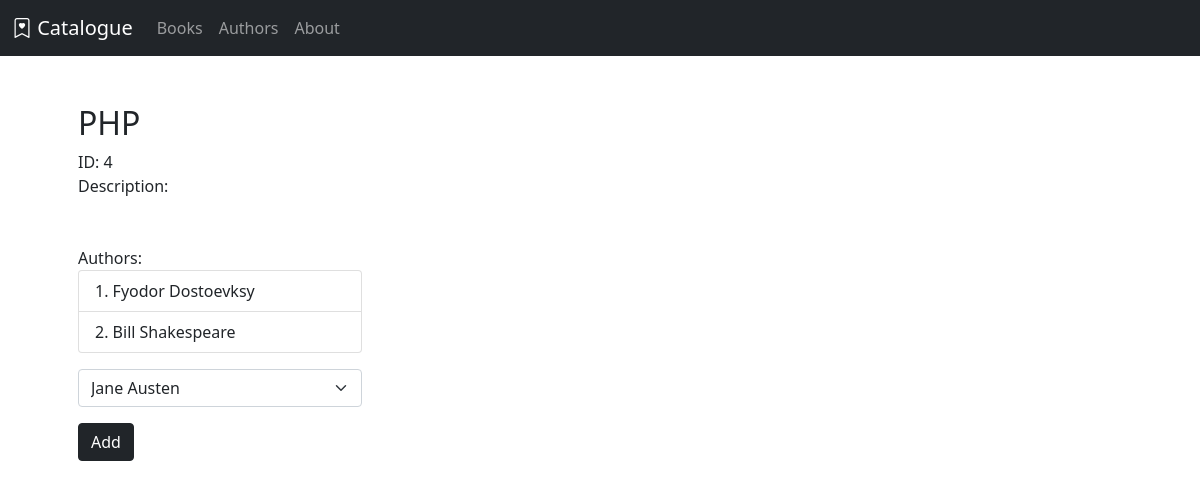
The app's page /books/4 with its own data.
### books_authors_app/models.py (models this page shows)
class Book(models.Model):
    title = models.CharField(max_length=255)
    desc = models.TextField()
    authors = models.ManyToManyField(Author, related_name="books")
    created_at = models.DateTimeField(auto_now_add=True)
    updated_at = models.DateTimeField(auto_now=True)

class Author(models.Model):
    first_name = models.CharField(max_length=255)
    last_name = models.CharField(max_length=255)
    notes = models.TextField(blank=True)
    created_at = models.DateTimeField(auto_now_add=True)
    updated_at = models.DateTimeField(auto_now=True)

### books_authors_app/views.py (the view)
def viewBook(request, number):
    request.session['book_id'] = number
    context = {
        'book': Book.objects.get(id = number),
        'authors': Author.objects.exclude(books = number),
    }
    return render(request, 'viewBook.html', context)

### books_authors_app/templates/viewBook.html (shortened to what this page needs)
{% extends 'base.html' %}
{% block content %}
    <div class="row">
        <div class="col-4 px-5">
            <h2>{{ book.title }}</h2>
            <div>ID: {{ book.id }}</div>
            <div>Description: {{ book.desc }}</div>
            <div class="mt-5">Authors:</div>
            <ol class="list-group list-group-numbered">
                {% for author in book.authors.all %}
                <li class="list-group-item"> {{author.first_name}} {{author.last_name}}</li>
                {% endfor %}
            </ol>
            <form action="{% url 'baa' %}" method="POST">
                <select class="form-select my-3" name="author">
                    {% for author in authors %}
                    <option value="{{author.id}}">{{author.first_name}} {{author.last_name}}</option>
                    {% endfor %}
                </select>
                <button type="submit" class="btn btn-dark">Add</button>
            </form>
        </div>
    </div>
{% endblock %}

### records on screen
Book: title "PHP", id "4"
Author: first_name "Fyodor", last_name "Dostoevksy"
Author: first_name "Bill", last_name "Shakespeare"

### other values on screen
form field author "Jane Austen"
